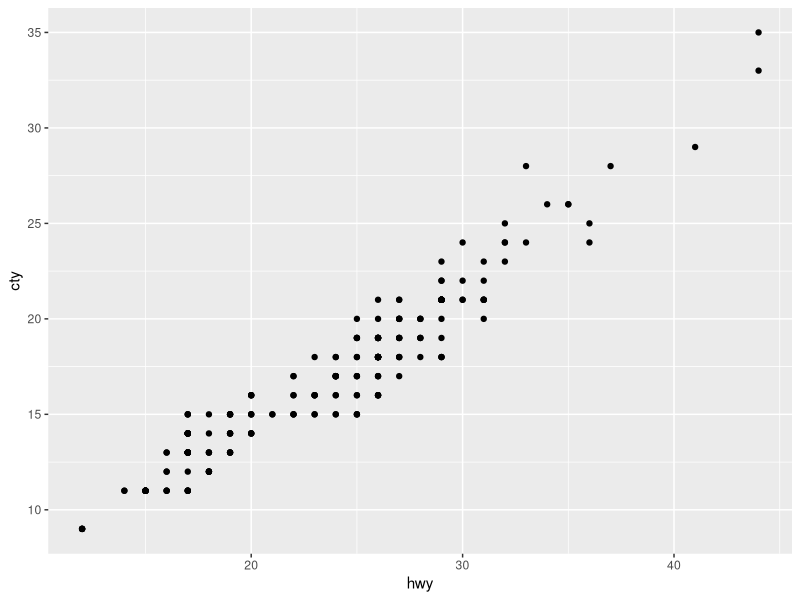
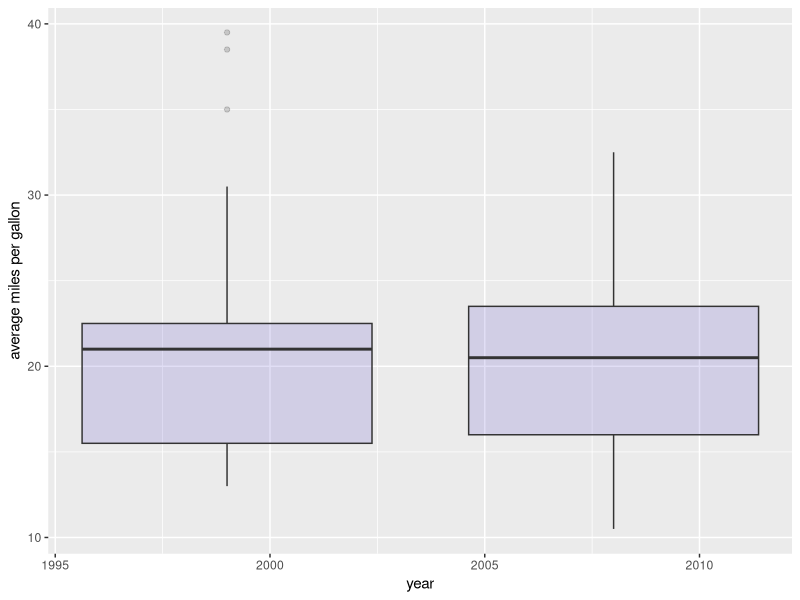

Write R code to recreate these figures, in order.
## ---- chunk 1
knitr::opts_chunk$set(echo = TRUE)
## ---- chunk 2
a0 <- 1
a0
## ---- chunk 3

fer <- c(24,15)
cel <- (fer-32)*(5/9)
cel

## ---- chunk 4

vec200 <- rep(c(1,3), length.out=200)
vec200

## ---- chunk 5

numPerfect <- floor(sqrt(2001)) - ceiling(sqrt(1)) + 1
numPerfect

## ---- chunk 6
library(ggplot2)

car_efficient <- mpg[order(mpg$hwy, decreasing = TRUE),]
top3 <- car_efficient[1:3,]
top3

## ---- chunk 7

compact <- mpg[mpg$class=='compact',]
numCompact <- table(compact$model)
numCompact

## ---- chunk 8

ggplot(data = mpg) + geom_point(mapping=aes(x=hwy, y=cty))

## ---- chunk 9

mpg2008 <- mpg[mpg$year==2008, c('hwy','cty')]
mpg1999 <- mpg[mpg$year==1999, c('hwy','cty')]
mpg2008$mpg.avg <- (mpg2008$hwy + mpg2008$cty)/2
mpg1999$mpg.avg <- (mpg1999$hwy + mpg1999$cty)/2

summary(mpg2008)
summary(mpg1999)

mpg$mpg.avg = (mpg$hwy + mpg$cty)/2

ggplot(data=mpg, aes(x=year, y=mpg.avg, group=year)) + geom_boxplot(fill="slateblue", alpha=0.2) + ylab("average miles per gallon")

